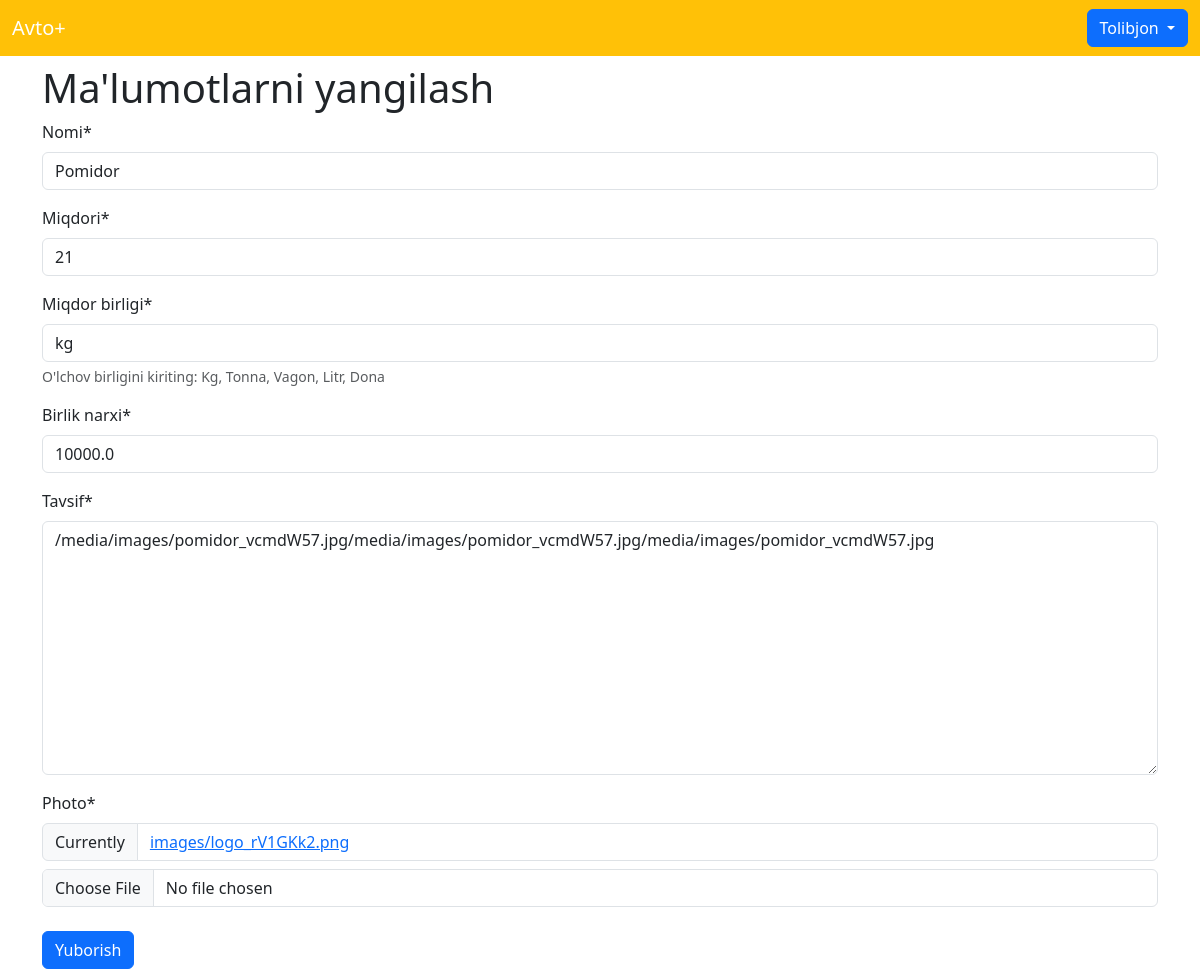
The page /products/13/update/ (signed in) on the database its author committed.
### products/models.py (models this page shows, shortened)
class AllProducts(models.Model):
    nomi = models.CharField(max_length=250)
    miqdori = models.PositiveIntegerField()
    miqdor_birligi = models.CharField(max_length=150, help_text="O'lchov birligini kiriting: Kg, Tonna, Vagon, Litr, Dona", null=True)
    birlik_narxi = models.FloatField(null=True)
    tavsif = models.TextField()
    photo = models.ImageField(upload_to='images/' , default="images/no-image.jpg")
    created_at = models.DateTimeField(auto_now_add=True, null=True)

### products/views.py (the view)
# urls.py: path('products/<int:pk>/update/' , PrUpdateView.as_view() , name="update"),
class PrUpdateView(LoginRequiredMixin,SuccessMessageMixin, UpdateView):
    model = AllProducts
    template_name = "update.html"
    fields = ("nomi" , "miqdori", "miqdor_birligi" , "birlik_narxi"  , "tavsif" , "photo")
    success_message = "Ma'lumotlar muvaffaqiyatli ravishda yangilandi ."

### templates/update.html (shortened to what this page needs)
{% extends 'base.html' %}
{% load crispy_forms_tags %}
{% block content %}
<h1>Ma'lumotlarni yangilash</h1>
<form action="" method="post" enctype="multipart/form-data">
{{ form |crispy }}
<button type="submit" class="btn btn-primary mt-2">Yuborish</button>
</form>
{% endblock content %}

### templates/base.html (shortened to what this page needs)
<!DOCTYPE html>
<html lang="en">
<head>
    <link href="https://cdn.jsdelivr.net/npm/bootstrap@5.3.0-alpha1/dist/css/bootstrap.min.css" rel="stylesheet">
    <link rel="stylesheet" href="https://cdnjs.cloudflare.com/ajax/libs/font-awesome/6.2.1/css/all.min.css" />
</head>
<body>
    <nav class="navbar navbar-expand-lg bg-warning">
        <div class="container-fluid">
          <a class="navbar-brand text-white" href="{% url 'home' %}">Avto+</a>
          <div class="collapse navbar-collapse" id="navbarSupportedContent">
           <div>
            {% if user.is_authenticated %}
            <div class="btn-group">
            <button type="button" class="btn btn-primary dropdown-toggle" data-bs-toggle="dropdown" aria-expanded="false">
                {{ user.username }}
            </button>
            </div>
            {% else %}
            <div class="btn-group">
                <a href="{% url 'login' %}" class="btn btn-outline-danger">Kirish</a>
                <a href="tel:+998942742007" class="btn btn-danger">Bog'lanish</a>
            </div>
            {% endif %}
           </div>
          </div>
        </div>
      </nav>
      <div class="container mt-2">
        {% block content %}{% endblock content %}
      </div>
</body>
</html>

### rows shown on the page
AllProducts: nomi "Pomidor", miqdori "21", miqdor_birligi "kg", birlik_narxi "10000.0", tavsif "/media/images/pomidor_vcmdW57.jpg/media/images/pomidor_vcmdW57.jpg/media/images/pomidor_vcmdW57.jpg"

### other values the page prints
{{ user.username }} "Tolibjon"
